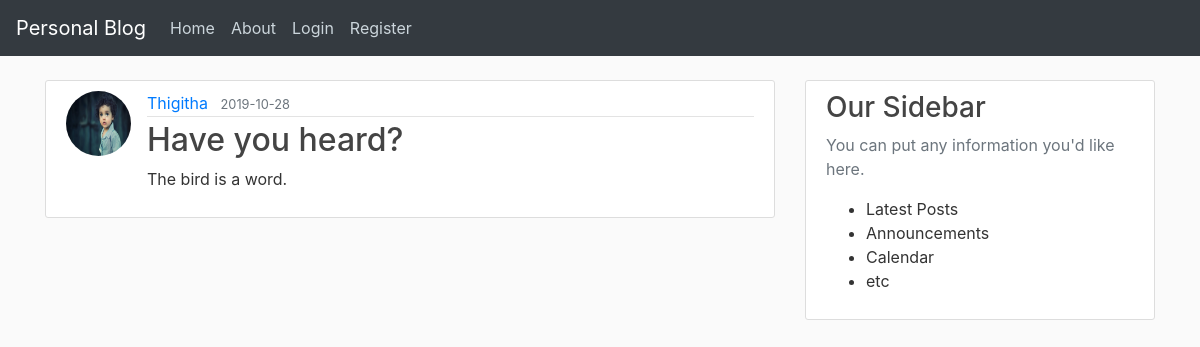
/post/11, run on the app's committed database.
### flaskblog/models.py (models this page shows, shortened)
class User(db.Model,UserMixin):
    id = db.Column(db.Integer, primary_key=True)
    username = db.Column(db.String(80), unique=True, nullable=False)
    email = db.Column(db.String(120), unique=True, nullable=False)
    image_file = db.Column(db.String(20),nullable=False,default='default.jpg')
    password = db.Column(db.String(60),nullable=False)
    posts = db.relationship('Post',backref='author',lazy=True)

class Post(db.Model):
  id = db.Column(db.Integer, primary_key=True)
  title = db.Column(db.String(100),nullable=False)
  date_posted = db.Column(db.DateTime,nullable=False,default=datetime.utcnow)
  content = db.Column(db.Text,nullable=False)
  user_id = db.Column(db.Integer,db.ForeignKey('user.id'),nullable=False)

### flaskblog/routes.py (the view)
@app.route('/post/<int:post_id>')
def post(post_id):
    post = Post.query.get_or_404(post_id)
    return render_template('post.html',title=post.title,post=post)

### flaskblog/templates/post.html (shortened to what this page needs)
{% extends 'layout.html' %}
{% block content %}
  <article class="media content-section">
    <img src="{{ url_for('static',filename='profile_pics/' + post.author.image_file) }}" alt="user profile image"
      class="rounded-circle article-img">
    <div class="media-body">
      <div class="article-metadata">
        <a href="{{ url_for('user_posts',username=post.author.username) }}" class="mr-2">{{ post.author.username }}</a>
        <small class="text-muted">{{ post.date_posted.strftime('%Y-%m-%d') }}</small>
      </div>
      <h2 class="article-title">{{ post.title }}</h2>
      <p class="article-content">{{ post.content }}</p>
    </div>
  </article>
{% endblock content %}

### flaskblog/static/main.css (style rules this page uses)
body { background: #fafafa; color: #333333; margin-top: 5rem; }
h1, h2, h3, h4, h5, h6 { color: #444444; }
.content-section { background: #ffffff; padding: 10px 20px; border: 1px solid #dddddd; border-radius: 3px; margin-bottom: 20px; }
.article-title { color: #444444; }
.article-content { white-space: pre-line; }
.article-img { height: 65px; width: 65px; margin-right: 16px; }
.article-metadata { padding-bottom: 1px; margin-bottom: 4px; border-bottom: 1px solid #e3e3e3; }

### data on the page
User: image_file (placeholder picture), author.username "Thigitha"
Post: date_posted "2019-10-28", title "Have you heard?", content "The bird is a word."
